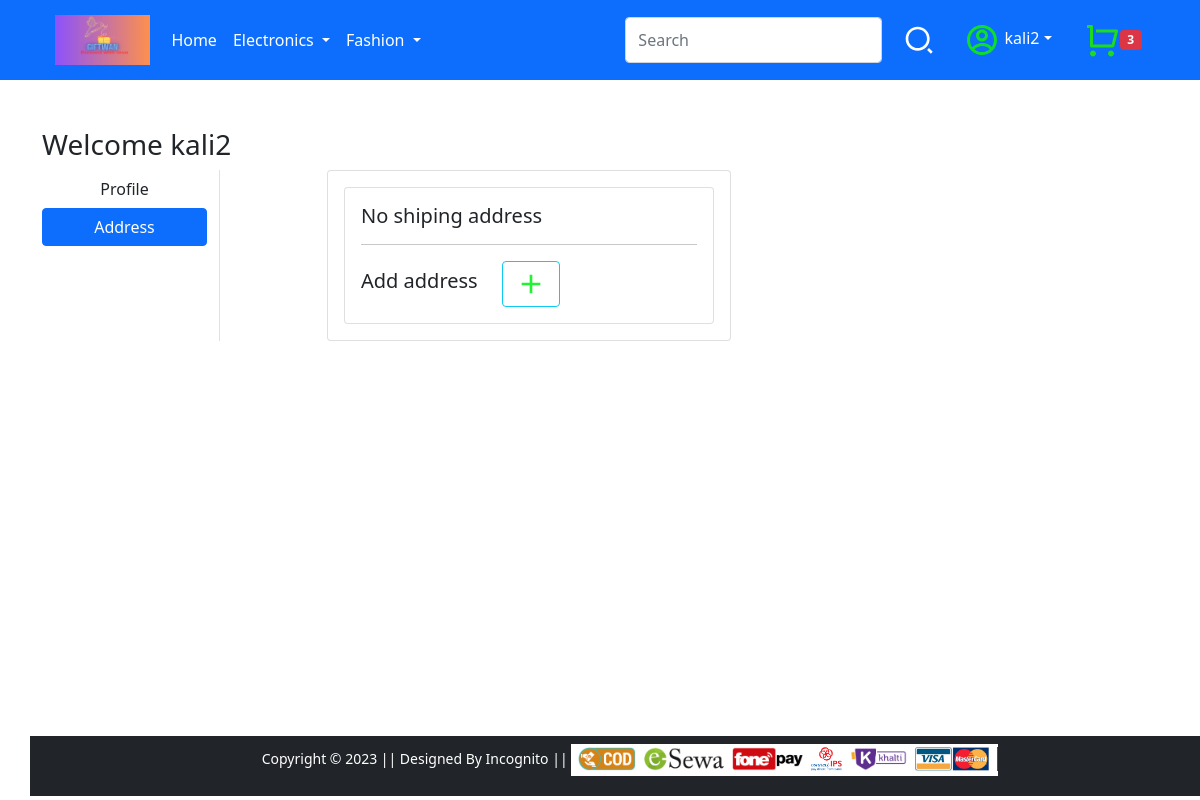
The app's page /address/ (signed in), older data.
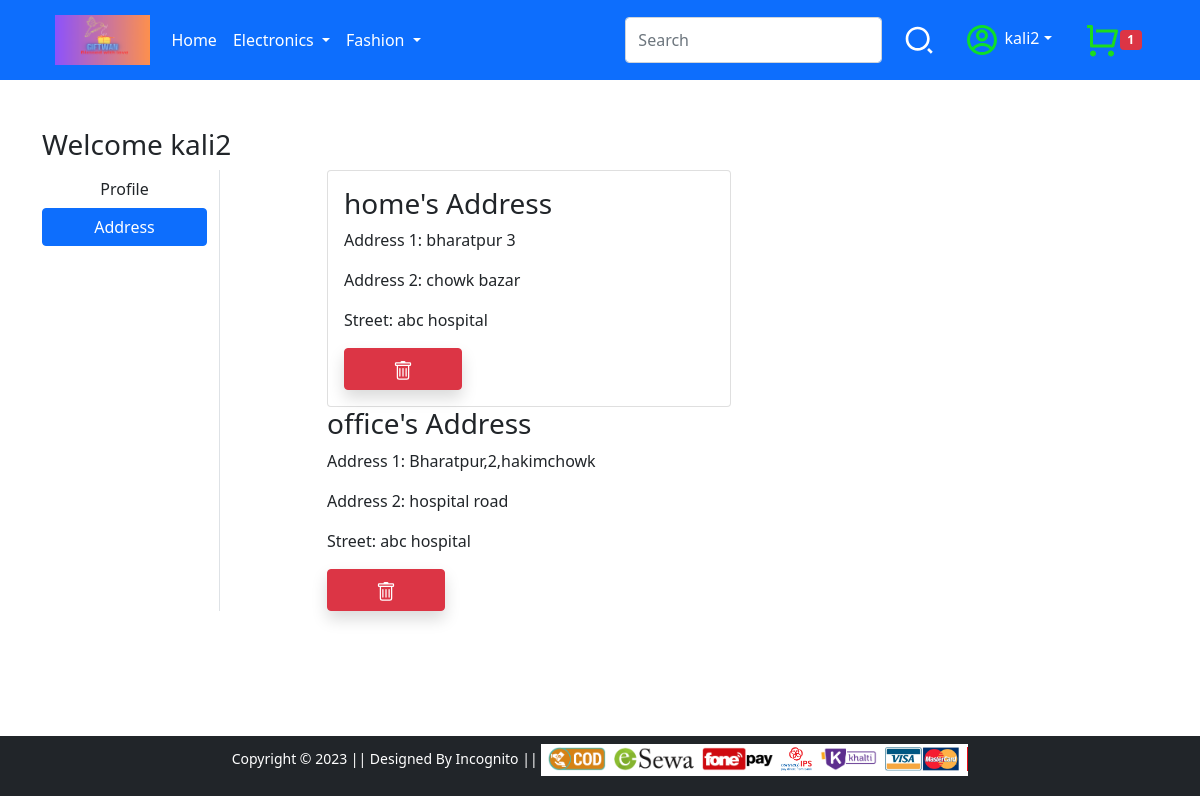
The same page, newer data.
### app/models.py (models this page shows, shortened)
class customer(models.Model):
    user = models.ForeignKey(User,on_delete=models.CASCADE)
    name = models.CharField(max_length=50)
    main_address = models.CharField(max_length=200)
    street_address= models.CharField(max_length=200)
    additional_address = models.CharField(max_length=200)
    country = models.CharField(max_length=20 , default='unknown')
    phone_number = models.IntegerField(validators=[MaxValueValidator(9999999999),MinValueValidator(9000000000)])

### app/views.py (the view)
# urls.py: path('address/', views.address, name='address'),
def address(request):
    addresses = customer.objects.filter(user=request.user)
    try:
        cart_id = request.GET.get('cart_id')
        customer.objects.filter(id=cart_id).delete()
    except:
        pass
    return render(request, 'app/address.html',{"addresses" : addresses})

### app/context_processors.py (called while the page is built)
def common_data(request):
    if request.user.is_authenticated:
        cart_list = wishlist.objects.filter(user=request.user)
        nocart = len(cart_list)
    else:
        nocart = 0
    return{'nocart':nocart}

def delivery_time(request):
    utc_time = datetime.today()
    nepal_time = utc_time + timedelta(seconds=5*60*60+45*60)
    if int(nepal_time.strftime('%H')) < 16:
        delivery_time = 'Today'
    else:
        delivery_time = 'Tomorrow'
    return {'delivery_time':delivery_time}

### app/templates/app/address.html (shortened to what this page needs)
{% extends 'app/base.html' %}
{% load static %}
{% block main-content %}
<div class="container my-5">
 <div class="row">
 <h3>Welcome {{request.user}}</h3>
  <div class="col-sm-2 border-end">
   <ul class="list-unstyled">
    <li class="d-grid"><a href="{% url 'profile' %}" class="btn">Profile</a></li>
    <li class="d-grid"><a href="{% url 'address' %}" class="btn btn-primary">Address</a></li>
   </ul>
  </div>
  <div class="col-sm-9 offset-sm-1">
   <div class="row">
    <div class="col-sm-6">
     <div class="card">
      <div class="card-body">
        {% if addresses %}
        {% for address in addresses %}
       <h3>{{address.name}}'s Address</h3>
       <p>Address 1: {{address.main_address}}</p>
       <p>Address 2: {{address.street_address}}</p>
       <p>Street: {{address.additional_address}}</p>
     <form action="" class="d-inline">
      <button type="submit" class="btn btn-danger shadow px-5 py-2">
      </button>
     </form>      </div>
    </div>
     {% endfor %}
     {% else %}
     <div class="card">
      <div class="card-body">
    <h5> No shiping address</h5><hr>
    <div class="d-flex">
      <h5 class="mt-2"> Add address</h5>
    <a href="/profile" class="btn btn-outline-info mx-4">
      <svg xmlns="http://www.w3.org/2000/svg" viewBox="0 0 24 24" width="32" height="32"><path d="M11 11V5H13V11H19V13H13V19H11V13H5V11H11Z" fill="rgba(35,242,50,1)"></path></svg>
      </a>
    </div>
    </div></div>{% endif %}
   </div>
   </div>
  </div>
 </div>
</div>
{% endblock main-content %}

### app/templates/app/base.html (shortened to what this page needs)
<!doctype html>
{% load static %}
<html lang="en">
  <head>
    <link href="https://cdn.jsdelivr.net/npm/bootstrap@5.0.0-beta1/dist/css/bootstrap.min.css" rel="stylesheet">
    <link rel="stylesheet" href="{% static 'app/css/owl.carousel.min.css' %}">
    <link rel="stylesheet" href="{% static 'app/css/all.min.css' %}">
    <link rel="stylesheet" href="{% static 'app/css/style.css' %}">
  </head>
  <body>
    <nav class="navbar navbar-expand-lg navbar-dark bg-primary">
     <div class="container">
       <a class="btn -btn-outline-primary " href="/"><img src="{% static 'app/images/logo2.png'%}" alt="" clas="img-fluid " height="50px" ></a>
       <div class="collapse navbar-collapse" id="navbarSupportedContent">
         <ul class="navbar-nav me-auto mb-2 mb-lg-0">
           <li class="nav-item">
             <a class="nav-link active" aria-current="page" href="/">Home</a>
           </li>
           <li class="nav-item dropdown">
             <a class="nav-link dropdown-toggle text-white" href="#" id="electronicsDropdown" role="button" data-bs-toggle="dropdown" aria-expanded="false">
               Electronics
             </a>
           </li>
           <li class="nav-item dropdown">
             <a class="nav-link dropdown-toggle text-white" href="#" id="fashionDropdown" role="button" data-bs-toggle="dropdown" aria-expanded="false">
               Fashion
             </a>
           </li>
         </ul>
         <form class="d-flex" action="{% url 'searchresult'%}">
           <input class="form-control me-2" type="search" placeholder="Search" aria-label="Search" name="search">
           <button class="btn" type="submit">
           </button>
         </form>
         <div>
          <ul class="navbar-nav me-auto mb-2mb-lg-0">
           <li class="nav-item dropdown mx-2">
            {% if request.user.is_authenticated %}
              <a class="nav-link dropdown-toggle text-white" href="#" id="profileDropdown" role="button" data-bs-toggle="dropdown" aria-expanded="false">
              {{request.user}}</a>
            </li>
            <li class="nav-item mx-2" id="image">
             <a href="{% url 'cart' %}" class="nav-link ">
              <span class="badge bg-danger">{{nocart}}</span></a>
            {% endif %}
          </ul>
         </div>
       </div>
     </div>
    </nav>
    {% block main-content %} {% endblock main-content %}
    <footer class="container-fluid bg-dark text-center p-2 mb-1 ">
        <small class="text-white">Copyright &copy; 2023 || Designed By Incognito || </small>
        <img src="{% static 'app/images/payment.png' %}" alt="" srcset="" class="img-fluid" height="2px">
    </footer>
  </body>
</html>

Row changes from the older to the newer data that the page shows:
added customer: name "home", main_address "bharatpur 3", street_address "chowk bazar", additional_address "abc hospital"
added customer: name "office", main_address "Bharatpur,2,hakimchowk", street_address "hospital road", additional_address "abc hospital"
Text that changed along with them:
{{ nocart }}: "3" → "1"
text no longer shown: "No shiping address Add address"
